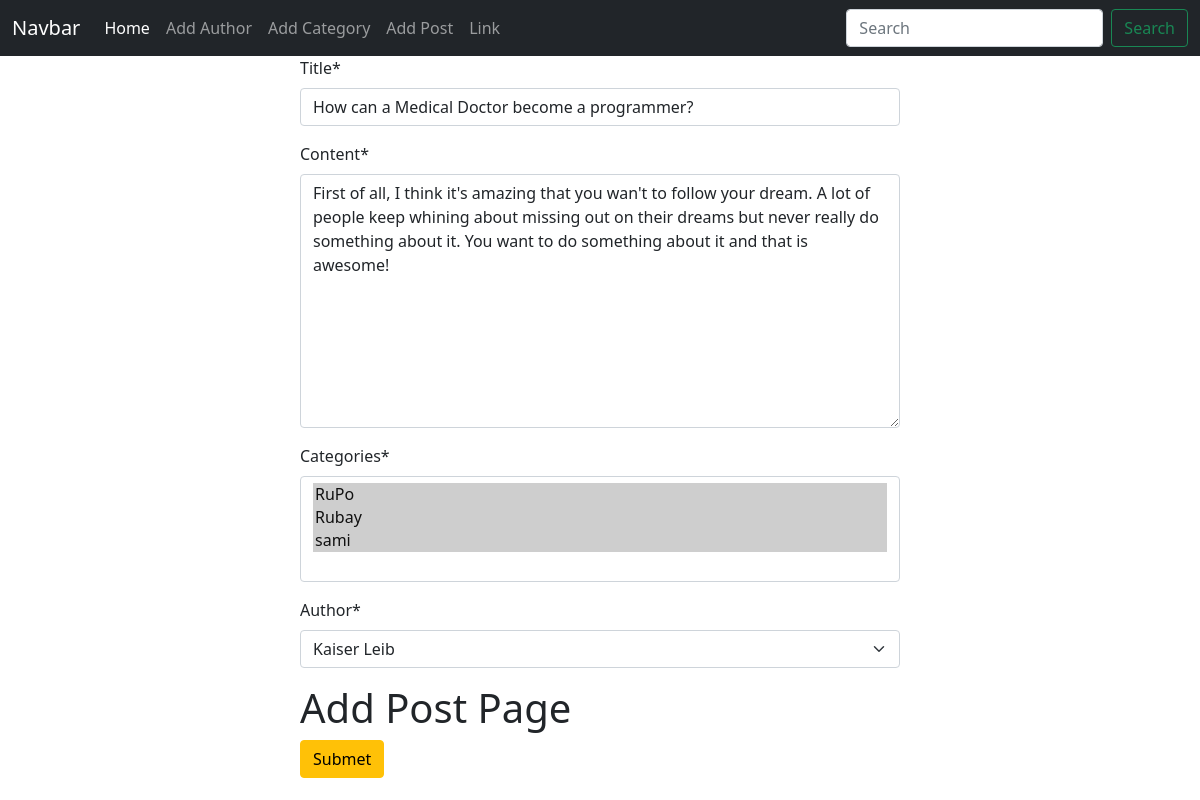
Page /post/edit/6 on the committed database.
### post/models.py (models this page shows, shortened)
class Post(models.Model):
    title=models.CharField(max_length=50)
    content=models.TextField()
    Categories=models.ManyToManyField(Categories)
    author=models.ForeignKey(Author,on_delete=models.CASCADE)

### post/views.py (the view)
# urls.py: path('edit/<int:id>',views.edit_post,name='edit_post'),
def edit_post(request, id):
    post = models.Post.objects.get(pk=id)
    post_form = froms.PostFrom(instance=post)
    if request.method == 'POST':
        post_form = froms.PostForm(request.POST, instance=post)
        if post_form.is_valid():
            post_form.save()
            return redirect('homepage')
    return render(request, 'add_post.html', {'from' : post_form})

### post/froms.py
class PostFrom(forms.ModelForm):
    class Meta:
        model= Post
        fields='__all__'

### author/models.py (called while the page is built)
    def __str__(self):
        return self.name

### categories/models.py (called while the page is built)
    def __str__(self):
        return self.name

### post/templates/add_post.html (shortened to what this page needs)
{% extends 'base.html' %}
{% load crispy_forms_tags %}
{% block content %}
  <form style="width:50% ; margin : auto" method="post">
    {{ from|crispy }}
    <h1>Add Post Page</h1>
    <button class="btn btn-warning">Submet</button>
  </form>
{% endblock %}

### rows in the picture
Post: title "How can a Medical Doctor become a programmer?", content "First of all, I think it's amazing that you wan't to follow your dream. A lot of people keep whining about missing out on their dreams but never really do something about it. You want to do something about it and that is awesome!", author "Kaiser Leib"
